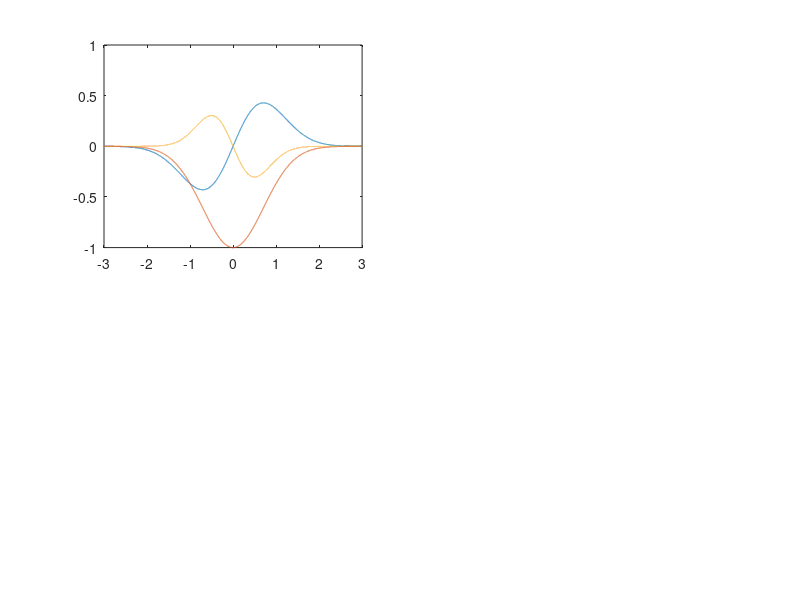

MATLAB code for this plot: (Note: this script raises an error after producing the figure.)
x = linspace(-3,3,10000);
z = linspace(-3,3,10000);

vx_x = @(x) x.*exp(-x.^2);
vy_x = @(x) -exp(-x.^2);
vxvy_x = @(x) vx_x(x).*vy_x(x);
vxdxvy = vx_x(x).*gradient(vy_x(x),x);

vz_z = @(z) -z.*exp(-z.^2);
vy_z = @(z) -exp(-z.^2);
vzvy_z = @(z) vz_z(z).*vy_z(z);
vzdzvy = vz_z(z).*gradient(vy_z(z),z);

hca = subplot(2,2,1);
plot(hca,x,vx_x(x),x,vy_x(x),x,vxvy_x(x))
hca.XLabel.String = 'x';
legend(hca,{'v_x','v_y','v_xv_y'},'location','best','box','off')

hca = subplot(2,2,3);
plot(hca,x,gradient(vxvy_x(x),x),x,vxdxvy)
hca.XLabel.String = 'x';
legend(hca,{'\partial_x(v_xv_y)','v_x\partial_xv_y'},'location','best','box','off')

hca = subplot(2,2,2);
plot(hca,z,vz_z(z),z,vy_z(z),z,vzvy_z(z))
hca.XLabel.String = 'z';
legend(hca,{'v_z','v_y','v_zv_y'},'location','best','box','off')

hca = subplot(2,2,4);
plot(hca,z,gradient(vzvy_z(z),z),z,vzdzvy)
hca.XLabel.String = 'z';
legend(hca,{'\partial_z(v_zv_y)','v_z\partial_zv_y'},'location','best','box','off')

h = findobj(gcf,'type','axes');
c_eval('h(?).LineWidth = 1;',1:numel(h))
c_eval('h(?).FontSize = 16;',1:numel(h))
c_eval('h(?).XLim = h(?).Children(1).XData([1 end]);',1:numel(h))

hl = findobj(h,'type','line');
c_eval('hl(?).LineWidth = 1;',1:numel(hl))
